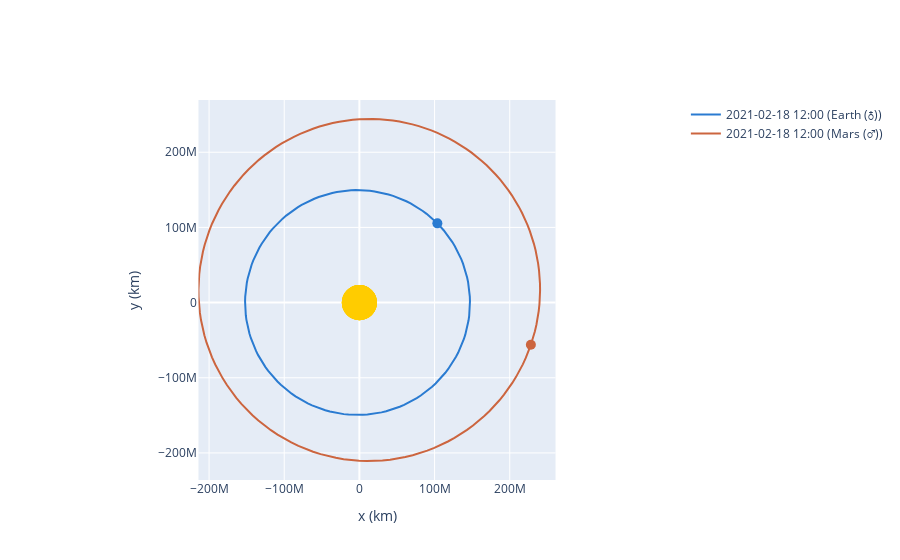

Source (notebook cell):
### Code cell
frame = OrbitPlotter2D(plane=Planes.EARTH_EQUATOR)

frame.plot_body_orbit(Earth, EPOCH)
frame.plot_body_orbit(Mars, EPOCH)

### Figure 1 — Plotly figure (JSON) as saved in the notebook; plotly's stock layout.template omitted (floating-point values rounded to 4 significant figures; data arrays with more than 128 entries replaced by an {"elided": "..."} marker saying what was removed)
{"data": [{"hoverinfo": "none", "line": {"color": "#2a7bd1", "dash": "solid", "width": 2}, "mode": "lines", "name": "2021-02-18 12:00 (Earth (♁))", "type": "scatter", "x": {"elided": "150 float values"}, "y": {"elided": "150 float values"}}, {"marker": {"color": "#2a7bd1", "size": 10, "symbol": "circle"}, "mode": "markers", "showlegend": false, "type": "scatter", "x": [103700000.0], "y": [105400000.0]}, {"hoverinfo": "none", "line": {"color": "#cc653f", "dash": "solid", "width": 2}, "mode": "lines", "name": "2021-02-18 12:00 (Mars (♂))", "type": "scatter", "x": {"elided": "150 float values"}, "y": {"elided": "150 float values"}}, {"marker": {"color": "#cc653f", "size": 10, "symbol": "circle"}, "mode": "markers", "showlegend": false, "type": "scatter", "x": [228100000.0], "y": [-56210000.0]}], "layout": {"autosize": true, "shapes": [{"fillcolor": "#ffcc00", "line": {"color": "#ffcc00"}, "opacity": 1, "type": "circle", "x0": -22070000.0, "x1": 22070000.0, "xref": "x", "y0": -22070000.0, "y1": 22070000.0, "yref": "y"}, {"fillcolor": "#ffcc00", "line": {"color": "#ffcc00"}, "opacity": 1, "type": "circle", "x0": -22070000.0, "x1": 22070000.0, "xref": "x", "y0": -22070000.0, "y1": 22070000.0, "yref": "y"}, {"fillcolor": "#ffcc00", "line": {"color": "#ffcc00"}, "opacity": 1, "type": "circle", "x0": -22070000.0, "x1": 22070000.0, "xref": "x", "y0": -22070000.0, "y1": 22070000.0, "yref": "y"}, {"fillcolor": "#ffcc00", "line": {"color": "#ffcc00"}, "opacity": 1, "type": "circle", "x0": -22070000.0, "x1": 22070000.0, "xref": "x", "y0": -22070000.0, "y1": 22070000.0, "yref": "y"}], "xaxis": {"constrain": "domain", "title": {"text": " x (km)"}}, "yaxis": {"scaleanchor": "x", "title": {"text": " y (km)"}}}}
